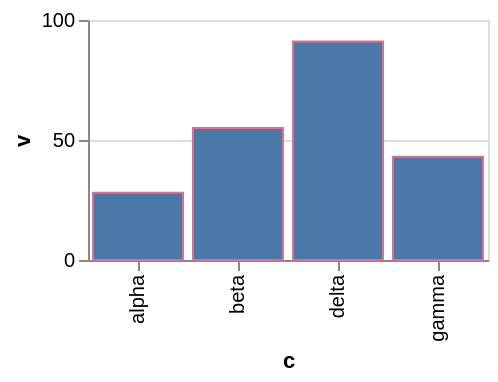

The Vega-Lite source for this figure:
### Vega-Lite specification from a JSON file in a GitHub repository (floating-point values rounded to 4 significant figures)
{"$schema": "https://vega.github.io/schema/vega-lite/v6.json", "width": 200, "height": 120, "data": {"values": [{"c": "alpha", "v": 28, "w": 3, "t": "2024-01-07"}, {"c": "beta", "v": 55, "w": 7, "t": "2024-03-19"}, {"c": "gamma", "v": 43, "w": 5, "t": "2024-06-02"}, {"c": "delta", "v": 91, "w": 9, "t": "2024-09-11"}]}, "mark": {"type": "bar", "stroke": "palevioletred"}, "encoding": {"x": {"field": "c", "type": "nominal"}, "y": {"field": "v", "type": "quantitative"}}}
